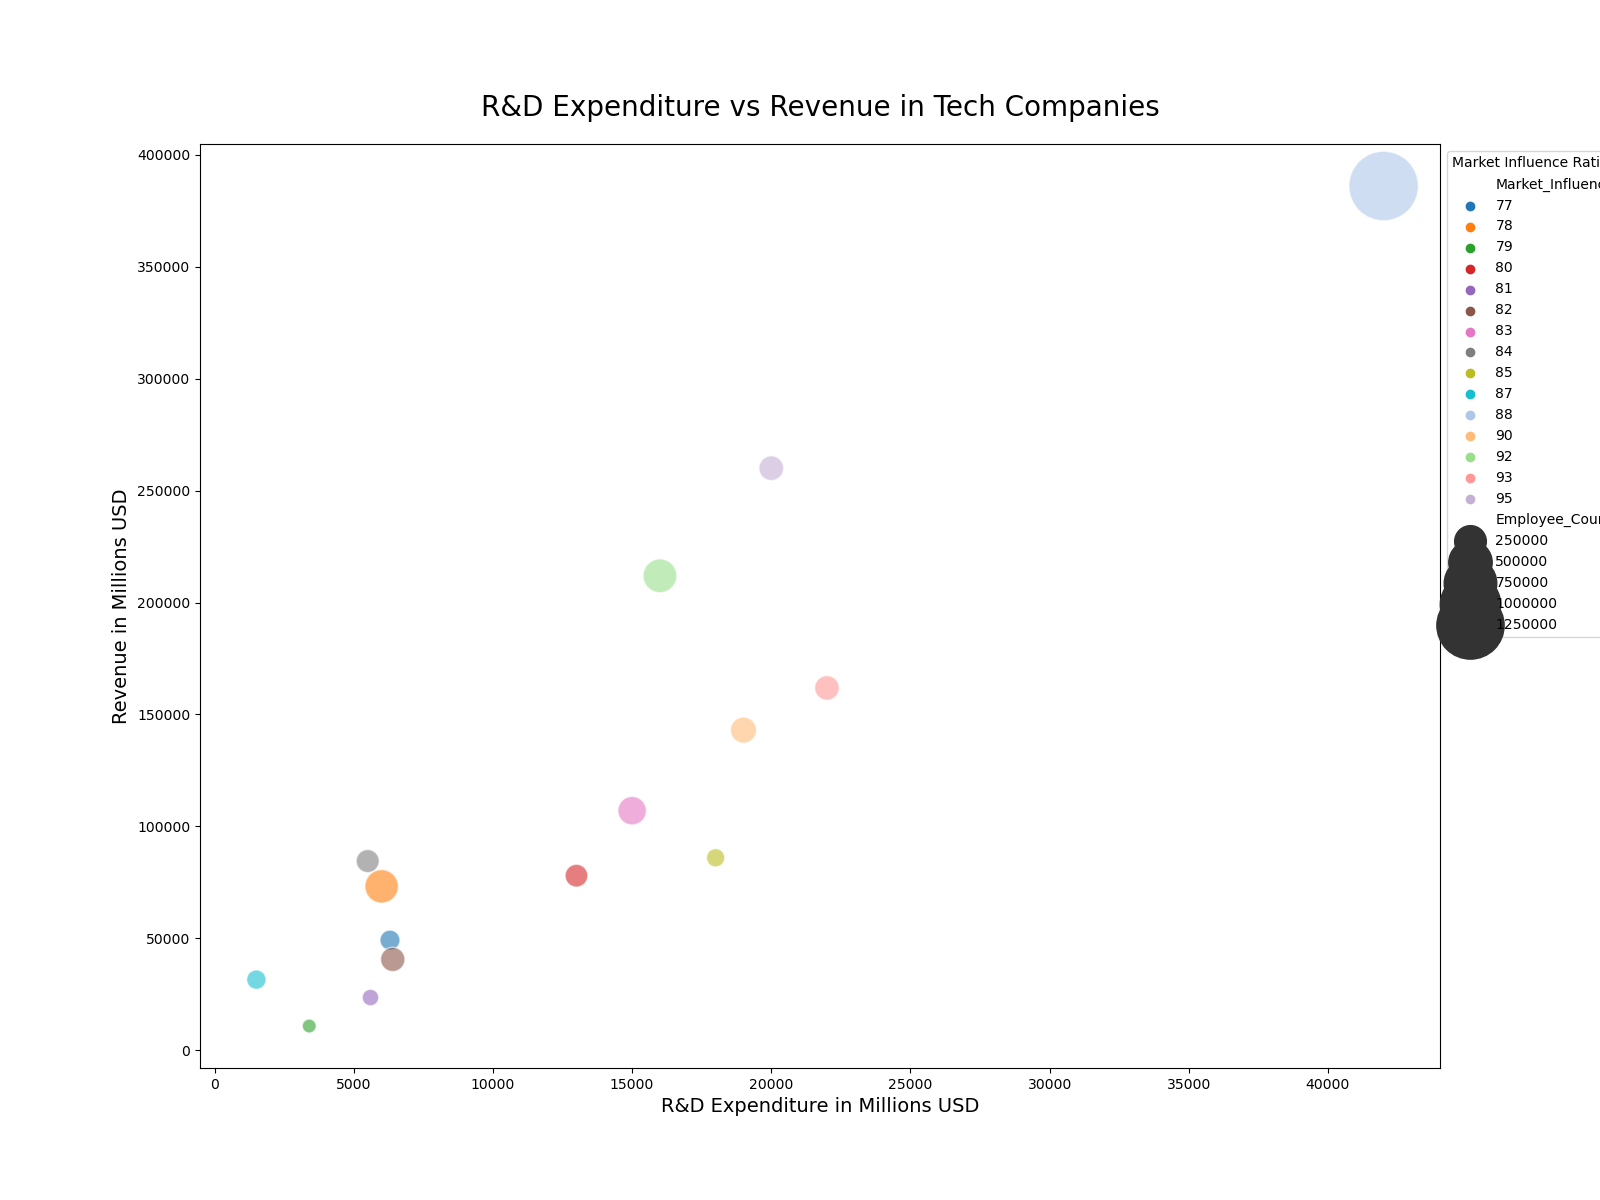

Write Python code to recreate this figure.

import seaborn as sns
import pandas as pd
import matplotlib.pyplot as plt

data = pd.DataFrame({
    'Company': ['Apple', 'Microsoft', 'Google', 'Amazon', 'Facebook', 'Intel', 'Tesla', 'IBM', 'Samsung', 'Huawei', 'Qualcomm', 'Cisco', 'Oracle', 'Sony', 'NVIDIA'],
    'R&D_Expenditure': [20000, 19000, 22000, 42000, 18000, 13000, 1500, 6000, 16000, 15000, 5600, 6300, 6400, 5500, 3400],
    'Revenue': [260000, 143000, 161857, 386064, 85965, 77965, 31536, 73200, 211940, 107000, 23531, 49161, 40579, 84500, 10818],
    'Employee_Count': [137000, 156439, 135301, 1335000, 58604, 110600, 70757, 282100, 287439, 194000, 41000, 77900, 132000, 114400, 18875],
    'Market_Influence': [95, 90, 93, 88, 85, 80, 87, 78, 92, 83, 81, 77, 82, 84, 79]
})

plt.figure(figsize=(16, 12))
bubble_chart = sns.scatterplot(
    data=data,
    x='R&D_Expenditure',
    y='Revenue',
    size='Employee_Count',
    hue='Market_Influence',
    palette=['#1f77b4', '#ff7f0e', '#2ca02c', '#d62728', '#9467bd', '#8c564b', '#e377c2', '#7f7f7f', '#bcbd22', '#17becf', '#aec7e8', '#ffbb78', '#98df8a', '#ff9896', '#c5b0d5'],
    sizes=(100, 2500),
    alpha=0.6
)

plt.legend(title='Market Influence Rating', loc='upper left', bbox_to_anchor=(1, 1))
plt.title('R&D Expenditure vs Revenue in Tech Companies', fontsize=20, pad=20)
plt.xlabel('R&D Expenditure in Millions USD', fontsize=14)
plt.ylabel('Revenue in Millions USD', fontsize=14)

plt.show()
